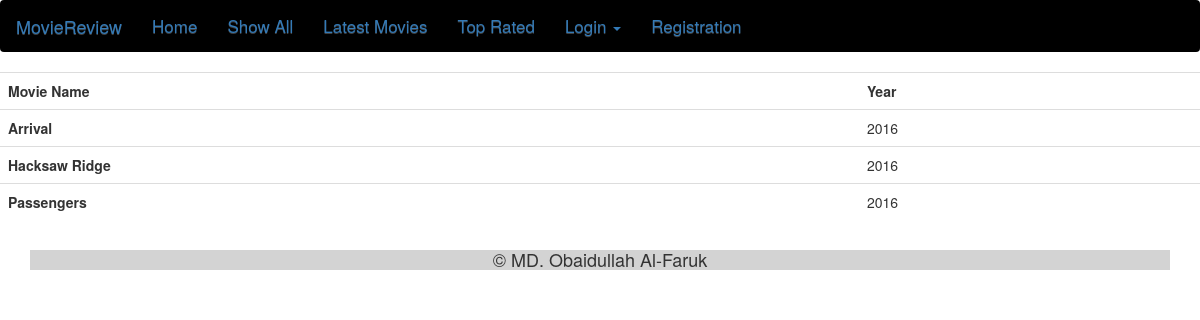
/latest.php, run on the app's committed database.
### tables this page shows
CREATE TABLE `moviedetails` (
  `mid` int(11) NOT NULL,
  `moviename` varchar(255) NOT NULL,
  `year` year(4) NOT NULL,
  `language` varchar(100) NOT NULL,
  `duration` varchar(100) NOT NULL,
  `genre` varchar(100) NOT NULL,
  `director` varchar(100) NOT NULL,
  `stars` text NOT NULL,
  `summary` text NOT NULL
);

### latest.php (the view, shortened to what this page needs)
<?php
include "connection.php";
?>
<!DOCTYPE html>
<html lang="en">
  <head>
    <link rel="stylesheet" href="https://maxcdn.bootstrapcdn.com/bootstrap/3.3.7/css/bootstrap.min.css">
     <link rel="stylesheet" href="https://maxcdn.bootstrapcdn.com/bootstrap/3.3.7/css/bootstrap-theme.min.css">
     <link rel="stylesheet" type="text/css" href="css/style.css">
  </head>
  <body>
 <?php
    $sql = "SELECT moviename,year FROM moviedetails where year>=2016 ORDER BY year DESC";
$result = mysqli_query($conn, $sql);
if (mysqli_num_rows($result) > 0) {
    echo '<table class="table table-hover">
    <tr>
       <th>Movie Name</th>
       <th>Year</th>
    </tr> ';
    while($row = mysqli_fetch_assoc($result)) {
          echo " <tr>";
                    echo "<td>";
                    echo "<b>" .$row["moviename"] . "</b>";
                    echo "</td>";
                   echo "<td>"; echo $row["year"]; echo "</td>";
       }
    echo " </table>";
} else {
    echo "0 results";
}
?>
   <footer>
       <div class="container">
  <h4 style="text-align: center; background-color: lightgrey; width: 100%;"> &copy; MD. Obaidullah Al-Faruk</h4>
       </div>
   </footer>
 </body>
 </html>

### css/style.css (style rules this page uses)
.navigation { background-color: black; font-size: 17px; }

### data on the page
moviedetails: moviename "Arrival", year "2016"
moviedetails: moviename "Hacksaw Ridge", year "2016"
moviedetails: moviename "Passengers", year "2016"
